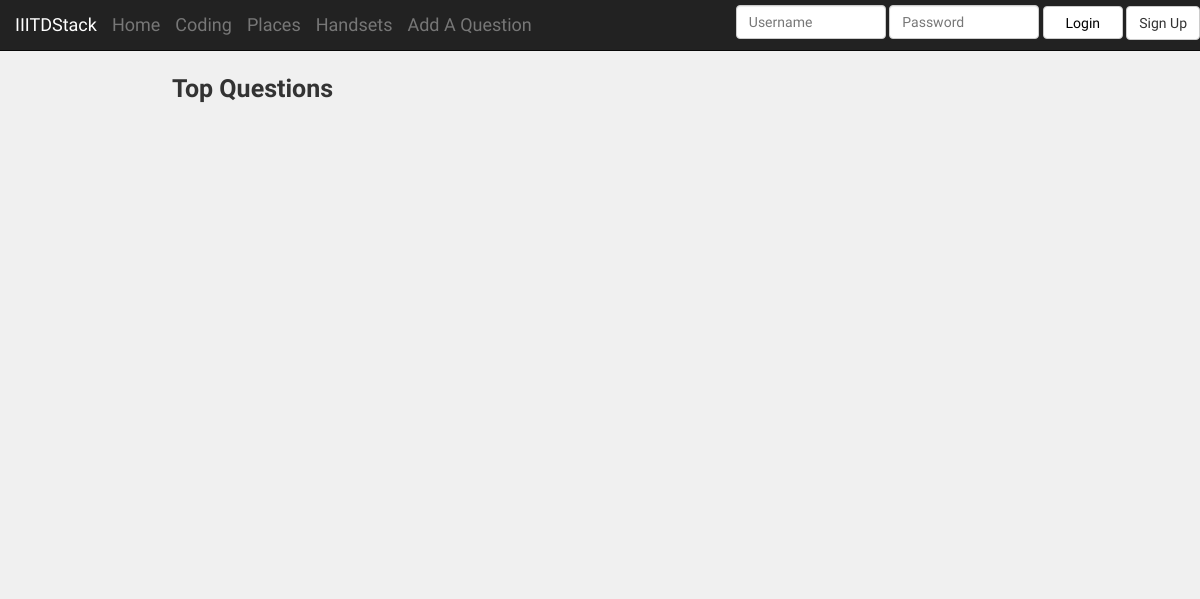
The app's page /places, older data.
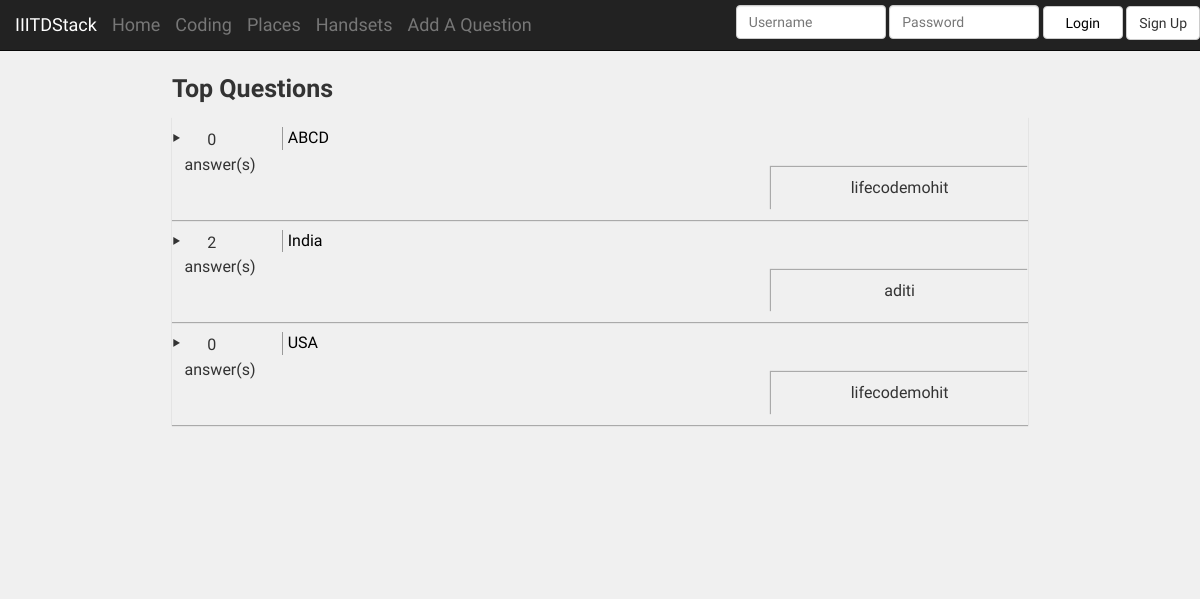
The same page, newer data.
### hacku/models.py (models this page shows, shortened)
class Question(models.Model) :
	name = models.CharField(max_length=200)
	heading = models.TextField()
	qText = models.TextField()
	pub_date = models.DateTimeField(auto_now=True)
	votes = models.IntegerField(default = 0)
	extra = models.TextField()
	extra1 = models.TextField()

### hacku/views.py (the view)
# urls.py: url(r'^places$', views.cat1, name='cat1'),
def cat1(request) :
	cat1_list=Question.objects.filter(extra="Places")
	context = { 'cat1_list':cat1_list}
	return render(request, 'places.html', context)

### hacku/templates/places.html (shortened to what this page needs)
{% load static %}
<!DOCTYPE html>
<html lang="en">
<head>
  <link href="{% static 'css/bootstrap.min.css' %}" rel="stylesheet">
  <link href="{% static 'css/styles.css' %}" rel="stylesheet">
</head>
<body>
<div id="top-nav" class="navbar navbar-inverse navbar-static-top">
  <div class="container-fluid">
    <div class="navbar-header">
      <a class="navbar-brand" href="#">IIITDStack</a>
      <a class="navbar-brand" href="/">Home</a>
     <a class="navbar-brand" href="/coding">Coding</a>
       <a class="navbar-brand" href="/places">Places</a>
       <a class="navbar-brand" href="/handsets">Handsets</a>
<a class="navbar-brand" href="/addQues">Add A Question</a>
    </div>
    <form id="upload_form" action="{% url 'index' %}" method="post">
            <ul class="nav navbar-nav navbar-right login_box">
                  {% if user.is_authenticated %}
                <a href="/abc" class="btn btn-default">Logout</a>
              {% else %}
              <input type="text" class="form-control" placeholder="Username" name="user1" id="user1">
              <input type="text" class="form-control" placeholder="Password" name="pass1" id="pass1">
              <button class="btn btn-default" type="submit" value="Login">Login</button>
              {% endif %}
              <a  href="/signup" class="btn btn-default">Sign Up</a>
            </ul>
  </form>
  </div>
</div>
<div class="container">
        <div class="header">
        <div class="theBody">
            <div class="category_head">Top Questions</div>
            {% if cat1_list %}
            <ul class="q_list">
            {% for ques in cat1_list %}
                <li>
                    <div class="ans_div"><span class="ans_count">{{ques.votes}}</span><span class="small_box_bottom_div">answer(s)</span>
                    </div>
                    <div class="question_area"><a href="/{{ ques.id }}/">{{ques.heading}}</a></div>
                    <div class="userName" style="text-align: center;
    box-shadow: -1px -1px 1px 0 #aaa;
    padding: 10px 5px;
    display: block;
    margin-left: 70%"><span>{{ques.name}}</span><br></div>
                </li>
                {% endfor %}
        </ul>
      {% else %}
          <p></p>
      {% endif %}
        </div>
    </div>
</body>
</html>

Row changes from the older to the newer data that the page shows:
added Question: votes "0", heading "ABCD", name "lifecodemohit"
added Question: votes "2", heading "India", name "aditi"
added Question: votes "0", heading "USA", name "lifecodemohit"
